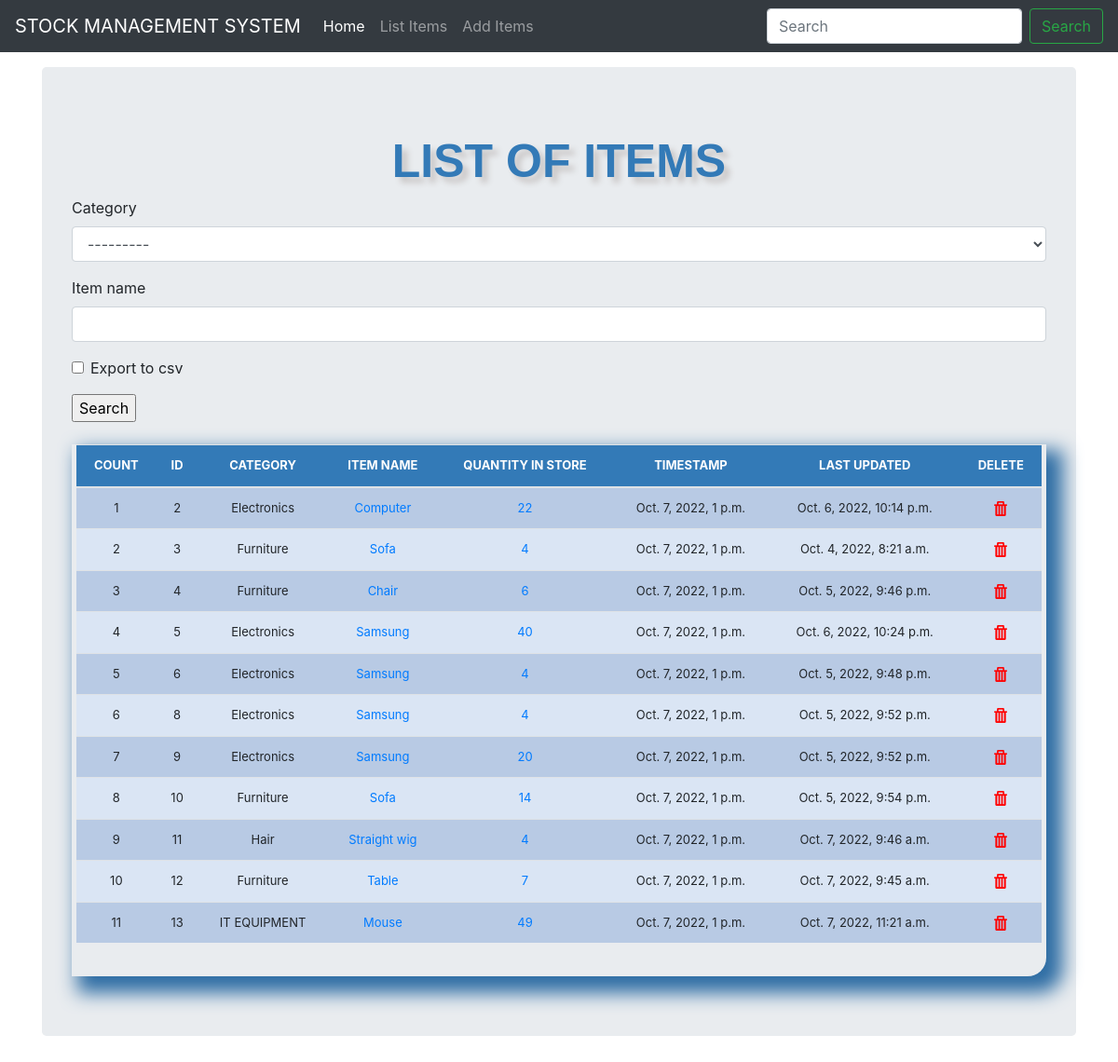
The app's page /list_items/ with its own data.
### stocksystem/models.py (models this page shows, shortened)
class Stock(models.Model):
    category = models.ForeignKey(Category, on_delete=models.CASCADE, blank=True)
    item_name =  models.CharField(max_length=50, blank=True, null=True)
    quantity = models.IntegerField(default='0', blank=True, null=True)
    receive_quantity = models.IntegerField(default='0', blank=True, null=True)
    receive_by = models.CharField(max_length=50, blank=True, null=True)
    issue_quantity = models.IntegerField(default='0', blank=True, null=True)
    issue_by = models.CharField(max_length=50, blank=True, null=True)
    issue_to = models.CharField(max_length=50, blank=True, null=True)
    phone_number = models.CharField(max_length=50, blank=True, null=True)
    created_by = models.CharField(max_length=50, blank=True, null=True)
    reorder_level = models.IntegerField(default='0', blank=True, null=True)
    last_updated = models.DateTimeField(auto_now_add=False, auto_now=True)#auto_now_add when adding for the 1st time
    timestamp = models.DateTimeField(auto_now_add=True, auto_now=False)#auto_now when updating data
    date = models.DateTimeField(auto_now_add=False, auto_now=False) #the user will have to fill this part

class Category(models.Model):
    name= models.CharField(max_length=50, blank=True, null=True)
    def __str__(self):
        return self.name

### stocksystem/views.py (the view, shortened to what this page needs)
# urls.py: path('list_items/', views.list_items, name='list_items'),
def list_items(request):
    header = 'LIST OF ITEMS'
    form = StockSearchForm(request.POST or None)
    queryset = Stock.objects.all()
    context = {
        "header": header,
        "queryset": queryset,
        "form": form,
    }
    return render(request, "list_items.html",context)

### stocksystem/forms.py
class StockSearchForm(forms.ModelForm):
  export_to_CSV = forms.BooleanField(required=False)
  class Meta:
    model = Stock
    fields = ['category', 'item_name']

### stocksystem/templates/list_items.html (shortened to what this page needs)
{% load static %}
{% load crispy_forms_tags %}
<!DOCTYPE html>
<html lang="en">
  <head>
<link href="{% static 'css/stylesheet.css' %}" rel="stylesheet">
<link href="{% static 'css/bootstrap.min.css' %}" rel="stylesheet">
    <link href="{% static 'css/navbar-top-fixed.css' %}" rel="stylesheet">
  </head>
  <body>
{% include 'navbar.html' %}
<main role="main" class="container">
  <div class="jumbotron">
    <div class='header'>{{header}}</div>
    <form method='POST' action=''>{% csrf_token %}
        {{form|crispy}}
        <input type="submit" value='Search'/>
    </form>
    <br>
      <div class="display_table">
        <table class='table'>
          <thead>
            <tr>
              <th>COUNT</th>
              <th>ID</th>
              <th>CATEGORY</th>
              <th>ITEM NAME</th>
              <th>QUANTITY IN STORE</th>
              <th>TIMESTAMP</th>
              <th>LAST UPDATED</th>
              <th>DELETE</th>
            </tr>
          </thead>
        {% for instance in queryset %}
            <tr>
              <td>{{forloop.counter}}</td>
              <td>{{instance.id}}</td>
              <td>{{instance.category}}</td>
              <td><a href="{% url 'update_items' instance.id %}">{{instance.item_name}}</a></td>
              <td><a href="{% url 'stock_detail' instance.id %}">{{instance.quantity}}</a></td>
              <td>{{instance.timestamp}}</td>
              <td>{{instance.last_updated}}</td>
              <td><a href="{% url 'delete_items' instance.id %}"><img src="{% static 'img/del.png' %}"></a></td>
            </tr>
        {% endfor %}
        </table>
      </div>
  </div>
</main>
      </body>
</html>

### stocksystem/templates/navbar.html (shortened to what this page needs)
<nav class="navbar navbar-expand-md navbar-dark fixed-top bg-dark">
    <a class="navbar-brand" href="#">STOCK MANAGEMENT SYSTEM</a>
    <div class="collapse navbar-collapse" id="navbarCollapse">
      <ul class="navbar-nav mr-auto">
        <li class="nav-item active">
          <a class="nav-link" href="/">Home <span class="sr-only">(current)</span></a>
        </li>
        <li class="nav-item">
          <a class="nav-link" href="/list_items">List Items</a>
        </li>
        <li class="nav-item">
          <a class="nav-link" href="/add_items">Add Items</a>
        </li>
      </ul>
      <form class="form-inline mt-2 mt-md-0">
        <input class="form-control mr-sm-2" type="text" placeholder="Search" aria-label="Search">
        <button class="btn btn-outline-success my-2 my-sm-0" type="submit">Search</button>
      </form>
    </div>
  </nav>

### stocksystem/Static/css/stylesheet.css (style rules this page uses)
body { background-color: #34eb6b; }
.table { font-size: 13px; text-align: center; width: 95%; margin: auto; }
.table tr:nth-child(odd) { background: #B8CAE4 }
.table tr:nth-child(even) { background: #dae5f4 }
th { background-color: #337ab7; color: white; }
.display_table { border-bottom-right-radius: 20px; padding-left: 5px; padding-right: 5px; padding-bottom: 20px; box-shadow: 12px 12px 20px 6px #2e6da4; }
.header { font-family: helvetica; color: #337ab7; font-size: 50px; text-align: center; width: 100%; text-shadow: 6px 6px 6px #c9c6c6; display: block; font-weight: bolder; }

### stocksystem/Static/css/navbar-top-fixed.css (style rules this page uses)
body { min-height: 75rem; padding-top: 4.5rem; }

### records on screen
Stock: id "2", category "Electronics", item_name "Computer", quantity "22", timestamp "Oct. 7, 2022, 1 p.m.", last_updated "Oct. 6, 2022, 10:14 p.m."
Stock: id "3", category "Furniture", item_name "Sofa", quantity "4", timestamp "Oct. 7, 2022, 1 p.m.", last_updated "Oct. 4, 2022, 8:21 a.m."
Stock: id "4", category "Furniture", item_name "Chair", quantity "6", timestamp "Oct. 7, 2022, 1 p.m.", last_updated "Oct. 5, 2022, 9:46 p.m."
Stock: id "5", category "Electronics", item_name "Samsung", quantity "40", timestamp "Oct. 7, 2022, 1 p.m.", last_updated "Oct. 6, 2022, 10:24 p.m."
Stock: id "6", category "Electronics", item_name "Samsung", quantity "4", timestamp "Oct. 7, 2022, 1 p.m.", last_updated "Oct. 5, 2022, 9:48 p.m."
Stock: id "8", category "Electronics", item_name "Samsung", quantity "4", timestamp "Oct. 7, 2022, 1 p.m.", last_updated "Oct. 5, 2022, 9:52 p.m."
Stock: id "9", category "Electronics", item_name "Samsung", quantity "20", timestamp "Oct. 7, 2022, 1 p.m.", last_updated "Oct. 5, 2022, 9:52 p.m."
Stock: id "10", category "Furniture", item_name "Sofa", quantity "14", timestamp "Oct. 7, 2022, 1 p.m.", last_updated "Oct. 5, 2022, 9:54 p.m."
Stock: id "11", category "Hair", item_name "Straight wig", quantity "4", timestamp "Oct. 7, 2022, 1 p.m.", last_updated "Oct. 7, 2022, 9:46 a.m."
Stock: id "12", category "Furniture", item_name "Table", quantity "7", timestamp "Oct. 7, 2022, 1 p.m.", last_updated "Oct. 7, 2022, 9:45 a.m."
Stock: id "13", category "IT EQUIPMENT", item_name "Mouse", quantity "49", timestamp "Oct. 7, 2022, 1 p.m.", last_updated "Oct. 7, 2022, 11:21 a.m."

### other values on screen
{{ header }} "LIST OF ITEMS"
